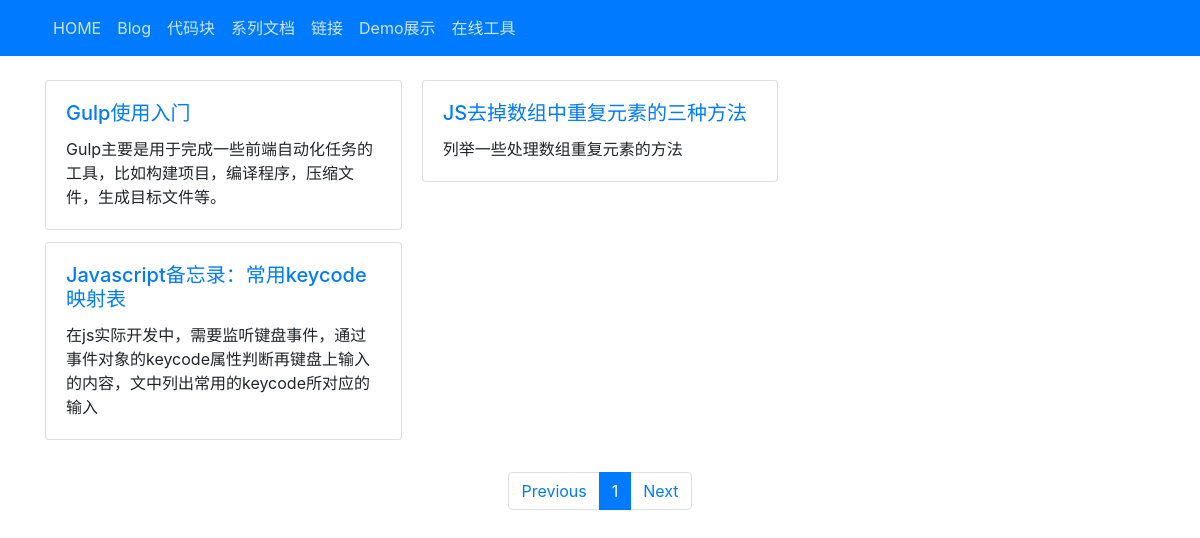
Page /home/blog on the earlier database version.
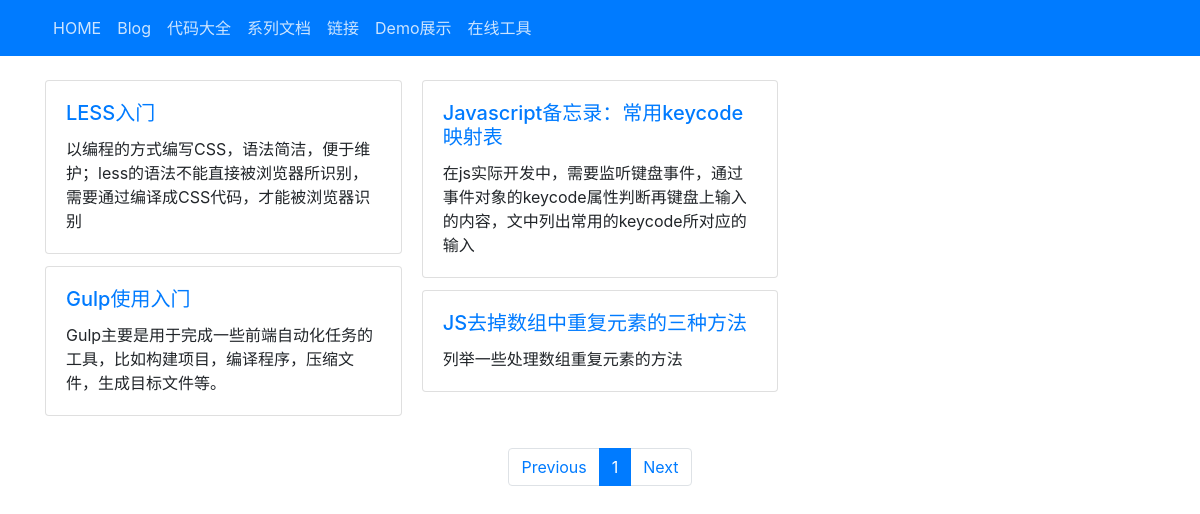
Same page on the later database version.
### tables this page shows
CREATE TABLE `dh_content` (
  `c_id` int(11) unsigned NOT NULL AUTO_INCREMENT,
  `c_type` varchar(20) NOT NULL DEFAULT 'article' COMMENT '内容类型',
  `c_cateid` varchar(255) NOT NULL DEFAULT '0' COMMENT '分类ID',
  `c_title` varchar(255) NOT NULL DEFAULT '' COMMENT '标题',
  `c_thumb` varchar(255) DEFAULT NULL COMMENT '文章缩略图',
  `c_tag` varchar(255) DEFAULT NULL COMMENT '标签',
  `c_linktitle` varchar(255) DEFAULT NULL,
  `c_link` varchar(255) DEFAULT NULL COMMENT '外链',
  `c_alias` varchar(255) DEFAULT NULL,
  `c_cont` longtext COMMENT '文章内容',
  `c_summery` text COMMENT '摘要',
  `c_pubdate` datetime NOT NULL DEFAULT '0000-00-00 00:00:00' ON UPDATE CURRENT_TIMESTAMP COMMENT '时间',
  `c_parentid` int(11) DEFAULT '0',
  `c_seokeyword` varchar(255) DEFAULT NULL,
  `c_seodescription` varchar(255) DEFAULT NULL,
  `c_mdcont` longtext,
  `c_order` int(4) DEFAULT '0',
  `c_linkdate` datetime DEFAULT NULL COMMENT '链接发布时间',
  PRIMARY KEY (`c_id`)
);

### applications/controller/home/HomeBlog.php (called while the page is built, shortened)
<?php
class HomeBlogController extends IndexBaseController {
    public function index() {
        $cmodel = $this->getModel('content');
        $page = intval($this->http->inputGet('page'));
        $page = $page==0 ? 1 : $page;
        $pageData = $cmodel->setPageNum($page)->getPageData('article');
        $this->assign('pager' , page_show($page , $pageData['count'] , $cmodel->getPageSize() , "/blog"));
        $this->display();
    }
}
?>

### includes/app.php (called while the page is built, shortened)
<?php
class App {
    public static function run() {
        $ctrl_obj = new $ctrl_name;
        $ctrl_action = A_NAME;
        $ctrl_obj->$ctrl_action();
    }
}
?>

### index.php (called while the page is built, shortened)
<?php
App::run();
?>

### includes/controller/WebController.php (called while the page is built, shortened)
<?php
abstract class WebController {
    protected $models = array();
    public function __construct() {
        $this->view = InitApp::get('view');
    }
    protected function getModel($mName) {
        if(isset($this->models[$mName])) {
            return $this->models[$mName];
        }
        $this->models[$mName] = new $modelName;
        return $this->models[$mName];
    }
}
?>

### includes/init.php (called while the page is built, shortened)
<?php
class InitApp {
    private static $_apps = array();
    public static function initView() {
        if(!isset(self::$_apps['view'])) {
            self::$_apps['view'] = new BaseView();
        }
    }
    public static function get($name) {
        return self::$_apps[$name];
    }
}
?>

### includes/view/base.php (called while the page is built, shortened)
<?php
class BaseView {
    private $_vals = array();
    private $_theme = '';
    private $_vpath = '';
    public function setTheme($theme_path) {
        $this->_theme = $theme_path;
    }
    public function setViewPath($view_path) {
        $this->_vpath = $view_path;
    }
    public function assign($key , $val) {
        $this->_vals[$key] = $val;
    }
    public function display($filename) {
        extract($this->_vals);
        require($this->_vpath.DS.$filename.'.php');
        $main_cont = ob_get_contents();
        $this->_vals['main'] = $main_cont;
        return $this->_renderAll();
    }
    private function _renderAll() {
        extract($this->_vals);
        require($this->_theme.DS.'template.php');
        $all_cont = ob_get_contents();
        return $all_cont;
    }
}
?>

### includes/driver/db.php (called while the page is built, shortened)
<?php
class DbDriver {
	private $_dbh;
	private $_prex;
	public function __construct($config) {
		try {
			$dsn = $config['dbtype'].":dbname=".$config['dbname'].";host=".$config['host'];
			$user = $config['user'];
			$pwd = $config['pwd'];
			$this->_dbh = new PDO($dsn , $user , $pwd);
			$this->_dbh->query("SET NAMES utf8");
			$this->_prex = $config['prex'];
		} catch(PDOException $e) {
			die("Connection Error: ".$e->getMessage());
		}
	}
	public function checkError() {
		$result = $this->_dbh->errorInfo();
	}
	public function select($table , $options) {
		$rows = array();
		$fields = isset($options['field']) ? $options['field'] : '*';
		$where = isset($options['where']) ? $options['where'] : '';
		$order = isset($options['order']) ? ' ORDER BY '.$options['order'] : '';
		$group = isset($options['group']) ? ' GROUP BY '.$options['group'] : '';
		$join = isset($options['join']) ? $options['join'] : '';
		$limit = isset($options['limit']) ? ' LIMIT '.$options['limit'] : '';
		$sql = "SELECT ".$fields." FROM ".$this->_prex.$table." AS ".$table." ".$join." WHERE 1 ".$where.$group.$order.$limit;
		$res = $this->_dbh->query($sql , PDO::FETCH_ASSOC);
		foreach($res as $row) {
			$rows[] = $row;
		}
		return $rows;
	}
}
?>

### includes/model/DbModel.php (called while the page is built, shortened)
<?php
class DbModel {
    protected $db;
    protected $table;
    private $_queryOptions = array();
    public function __construct() {
        $this->db = Driver::get('db');
    }
    public function select($options=array()) {
        return $this->db->select($this->table , $options);
    }
    public function where($where) {
        $this->_queryOptions['where'] = ' AND '.$where;
        return $this;
    }
    public function order($order) {
        $this->_queryOptions['order'] = $order;
        return $this;
    }
    public function query() {
        return $this->db->select($this->table , $this->_queryOptions);
    }
    public function clearQuery() {
        $this->_queryOptions = array();
        return $this;
    }
}
?>

### applications/model/ContentModel.php (called while the page is built, shortened)
<?php
class ContentModel extends DbModel {
    public function getPageData($ctype , $condition='') {
        if(!empty($condition)) {
            $where = $condition;
        } else {
            $where = " AND 1=1";
            if(is_string($ctype)) {
                $where .= " AND c_type='".$ctype."'";
            } else if(is_array($ctype)) {
                $where .= " AND c_type IN ('".implode("','" , $ctype)."')";
            }
        }
        $count = $this->getCount($where);
        $start = intval($this->pagenum-1)*$this->pagesize-1;
        $start = $start < 0 ? 0 : $start;
        $rows = $this->select(array('order'=>'c_pubdate DESC , c_id DESC' , 'where'=>$where, 'limit'=>$start.','.$this->pagesize));
        return array('rows'=>$rows, 'count'=>$count);
    }
}
?>

### includes/driver.php (called while the page is built, shortened)
<?php
class Driver {
    private static $_drivers = array();
    public static function load($name , $config=array()) {
        if(!isset(self::$_drivers[$name])) {
            self::$_drivers[$name] = new $driver_class($config);
        }
    }
    public static function get($name) {
        return self::$_drivers[$name];
    }
}
?>

### applications/views/home/blog/index.php (the view, shortened to what this page needs)
<div class="container mt-80">
    <div class="card-columns">
        <?php foreach($rows as $row):?>
        <div class="card">
            <div class="card-body">
                <?php if($row['c_type']=='article'):?>
                <h5 class="card-title"><a href="/home/blog/detail/<?php echo $row['c_alias']?>"><?php echo $row['c_title']?></a></h5>
                <p class="card-text"><?php echo $row['c_summery']?></p>
                <?php endif;?>
            </div>
        </div>
        <?php endforeach;?>
    </div>
    <div class="row mt-20"><?php echo $pager;?></div>
</div>

### applications/functions/default.php (shortened to what this page needs)
<?php
function page_show($page , $total , $pagesize=10 , $url) {
    $offset = 2;
    $pageTotal = ceil($page/$pagesize);
    $prev = (intval($page)-1) <= 0 ? 1 : intval($page)-1;
    $next = (intval($page)+1) > $pageTotal ? $pageTotal : intval($page)+1;
    $start = $page - $offset;
    $start = ($start < $offset) ? 1:$start;
    $end = $offset*2+$start;
    if($end > $pageTotal ) {
        $end = $pageTotal;
    }
    $page_show = array();
    $page_show[] = '<nav aria-label="Page navigation example" class="m-center"><ul class="pagination">';
    $page_show[] = '<li class="page-item"><a class="page-link" href="'. $url.'?page='.($prev).'">Previous</a></li>';
    for($i=$start; $i<=$end; $i++) {
        $page_show[] = '<li class="page-item '.($i==$page?'active':'').'"><a class="page-link" href="'. $url.'?page='.($i).'">'.$i.'</a></li>';
    }
    $page_show[] = '<li class="page-item"><a class="page-link" href="'. $url.'?page='.($next).'">Next</a></li>';
    $page_show[] = '</ul></nav>';
    return implode('' , $page_show);
}
?>

### applications/controller/home/Base.php (shortened to what this page needs)
<?php
class IndexBaseController extends WebController {
    public function display() {
        $ui_model = $this->getModel('ui');
        $ui_rows = $ui_model->order('ui_id DESC')->query();
        $sel_ui = NULL;
        foreach($ui_rows as $ui_item) {
            if($ui_item['ui_isactive'] == 1) {
                $sel_ui = $ui_item;
                break;
            }
        }
        $cont_model = $this->getModel('content')->clearQuery();
        $menu_list =  $cont_model->where("c_type='page'")->order('c_order ASC,c_id ASC')->query();
        $tmpl_path = APP_PATH.DS.'layouts'.DS.MODULE_NAME.DS.$sel_ui['ui_path'];
        $v_path = APP_PATH.DS.'views'.DS.MODULE_NAME.DS.C_NAME;
        $this->view->setTheme($tmpl_path);
        $this->view->setViewPath($v_path);
        echo $this->view->display(A_NAME);
    }
}
?>

### applications/layouts/home/default/template.php (shortened to what this page needs)
<!DOCTYPE html>
<html lang="zh-CN">
<head>
    <link href="//netdna.bootstrapcdn.com/font-awesome/4.7.0/css/font-awesome.min.css" rel="stylesheet" />
    <link rel="stylesheet" href="/static/plugins/bootstrap4/css/bootstrap.min.css" />
    <link rel="stylesheet" href="/applications/layouts/<?php echo $ui_path;?>/css/main.css?v=1.0.7"/>
</head>
<body>
    <nav class="navbar navbar-expand-lg navbar-dark bg-primary fixed-top">
        <div class="container">
            <div class="collapse navbar-collapse" id="navbarTogglerDemo01">
                <ul class="navbar-nav mr-auto mt-2 mt-lg-0">
                  <?php foreach($menu_list as $menu):?>
                    <li class="nav-item <?php if($menu['isactive']==1): echo 'active'; endif; ?>">
                        <a class="nav-link" href="<?php echo $menu['c_alias'];?>"><?php echo $menu['c_title'];?></a>
                    </li>
                  <?php endforeach;?>
                </ul>
            </div>
        </div>
    </nav>
    <?php echo $main; ?>
</body>
</html>

### applications/layouts/home/default/css/main.css (style rules this page uses)
.mt-80 { margin-top:80px; }
.mt-20 { margin-top:20px; }
.m-center { margin:0 auto; }
.navbar-dark .navbar-nav .nav-link { color:rgba(255,255,255,.8); }

Differences in the rows shown:
changed dh_content: c_title "代码块" → "代码大全"
added dh_content: c_title "LESS入门", c_summery "以编程的方式编写CSS，语法简洁，便于维护；less的语法不能直接被浏览器所识别，需要通过编译成CSS代码，才能被浏览器识别"
